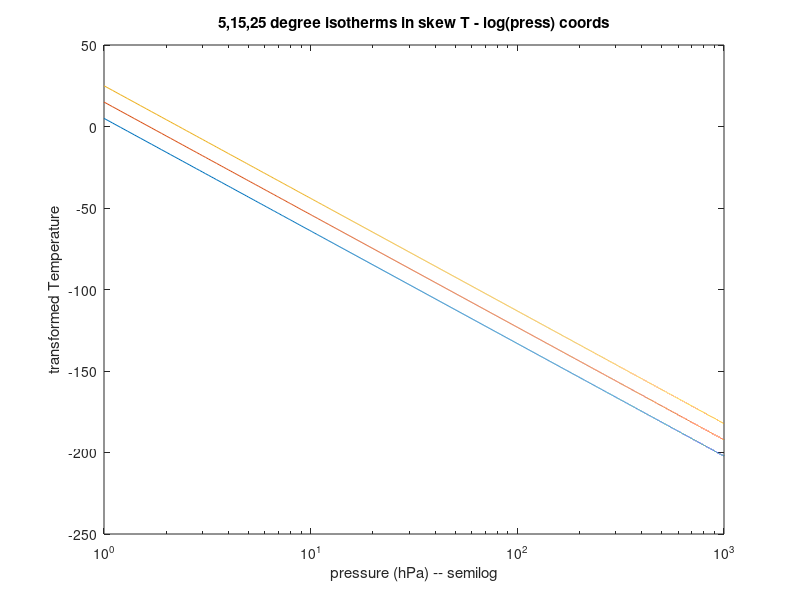

Here is the MATLAB script that generated this plot:
%step 1:  plot the 5, 15 and 25 degC isotherms so that they make
%about a 45 degree slope on a graph of log(press) vs. temp

function plot_one()
   press=1.:0.1:1000.;
   skew=30.;
   Temp5=5;
   Temp15=15;
   Temp25=25;
   figure(1)
   clf;
   semilogx(press,convertTempToSkew(Temp5,press,skew));
   hold on;
   semilogx(press,convertTempToSkew(Temp15,press,skew));
   semilogx(press,convertTempToSkew(Temp25,press,skew));
   hold off;
   title('5,15,25 degree isotherms in skew T - log(press) coords')
   xlabel('pressure (hPa) -- semilog')
   ylabel('transformed Temperature')
end

function skewX=convertTempToSkew(Temp,press,skew)
     %input Temp  in degC and press in hPa
     %output transformed Temp in potting coords
     if(press > 1000);
       fprintf('press %f is more than 1000 hPa, expecting mililbars',press)
     end
     if(Temp > 100);
       fprintf('Temp %f is more than 100 degC, expecting centigrade',Temp)
     end
     skewX=Temp - skew*log(press);
end     

